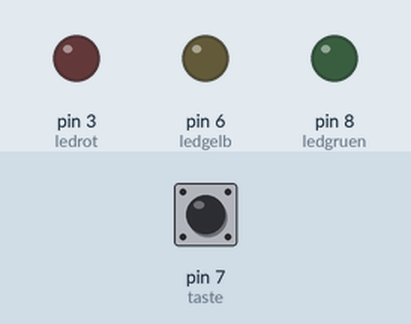
Recording of a sketch running on a simulated Arduino Uno, built with avr-gcc and run on an emulated ATmega328P. Shown: output pins drawn as LEDs (lit = HIGH). The inputs (shaded band) are chosen by the test bench; at power-on: pin 7 (taste) LOW.

Above: at 1.2 s.
1.3 s: pin 7 (taste) pulled HIGH for 0.15 s
At 2.2 s:
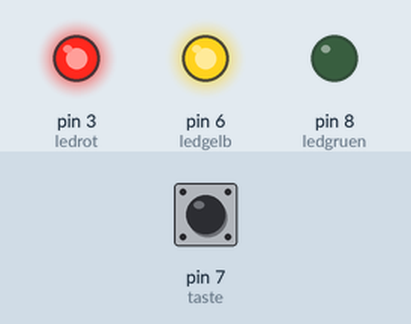
At 3.5 s:
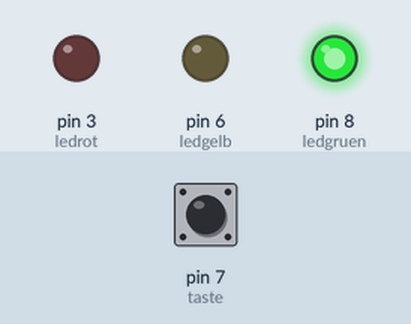
4.4 s: pin 7 (taste) pulled HIGH for 3.2 s
At 10.8 s:
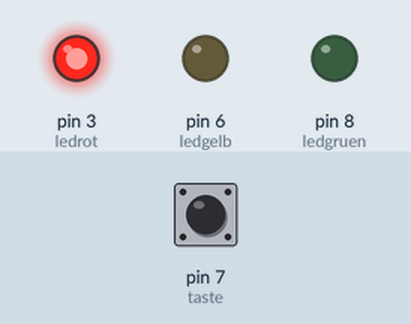
Timing chart, 0 to 12.3 s (numbered marks = the images above; inputs shaded):
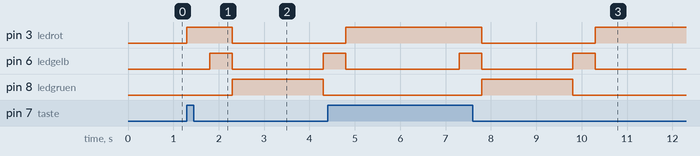

Measured:
- after the input at 1.3 s, pin 3 (ledrot): LOW → HIGH at once, → LOW 1.0 s later; pin 6 (ledgelb): LOW → HIGH after 0.50 s, → LOW 0.50 s later, → HIGH 2.0 s later; pin 8 (ledgruen): LOW → HIGH after 1.0 s, → LOW 2.0 s later
- after the input at 4.4 s, pin 8 (ledgruen): LOW → HIGH after 3.4 s, → LOW 2.0 s later

The sketch:

07ampel.ino
```cpp
//07ampel
//Franzis Adventskalender für Arduino

int ledrot = 3;
int ledgelb = 6;
int ledgruen = 8;
int taste = 7;
int z1 = 500;
int z2 = 2000;

void setup() {
  pinMode(ledrot, OUTPUT);
  pinMode(ledgelb, OUTPUT);
  pinMode(ledgruen, OUTPUT);
  pinMode(taste, INPUT);
}

void loop() {
  if (digitalRead(taste) == HIGH){
    digitalWrite(ledrot, HIGH);
    digitalWrite(ledgelb, LOW);
    digitalWrite(ledgruen, LOW);
    delay(z1);
    digitalWrite(ledgelb, HIGH);
    delay(z1);
    digitalWrite(ledrot, LOW);
    digitalWrite(ledgelb, LOW);
    digitalWrite(ledgruen, HIGH);
    delay(z2);
    digitalWrite(ledgelb, HIGH);
    digitalWrite(ledgruen, LOW);
    delay(z1);
    digitalWrite(ledrot, HIGH);
    digitalWrite(ledgelb, LOW);
    delay(z2);
  }
}
```
